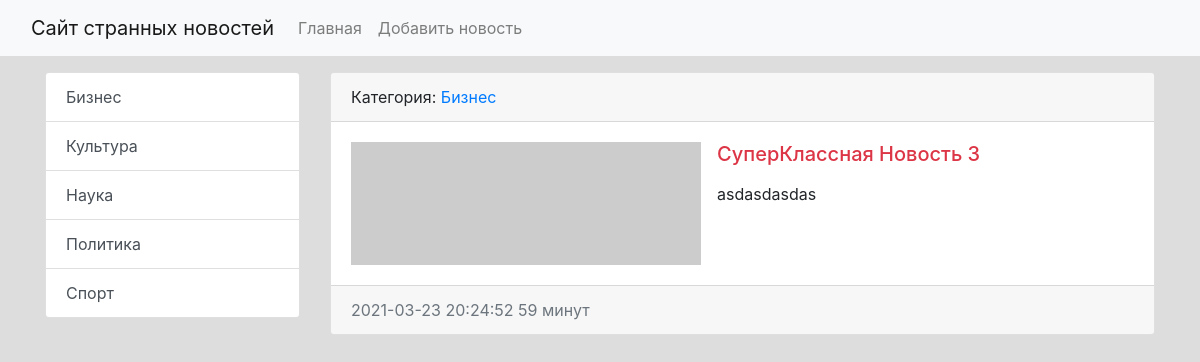
Screenshot of /news/18/ with the database file from the repository.
### news/models.py (models this page shows, shortened)
class Category(models.Model):
    title = models.CharField(max_length=150, db_index=True, verbose_name='Наименование категории')
    def get_absolute_url(self):
        return reverse('category', kwargs={"category_id": self.pk})
    def __str__(self):
        return self.title
    class Meta:
        verbose_name = 'Категория'
        verbose_name_plural = 'Категории'
        ordering = ['title']

class News(models.Model):
    title = models.CharField(max_length=150, verbose_name='Наименование')
    content = models.TextField(blank=True, verbose_name='Контент')
    created_at = models.DateTimeField(auto_now_add=True, verbose_name='Дата публикации')
    updated_at = models.DateTimeField(auto_now=True, verbose_name='Обновлено')
    photo = models.ImageField(upload_to='photos/%Y/%m/%d/', verbose_name='Фото', blank=True)
    is_published = models.BooleanField(default=True, verbose_name='Опубликовано')
    category = models.ForeignKey('Category', on_delete=models.PROTECT, verbose_name='Категория')
    class Meta:
        verbose_name = 'Новость'
        verbose_name_plural = 'Новости'
        ordering = ['-created_at']

### news/views.py (the view)
# urls.py: path('news/<int:pk>/', ViewNews.as_view(), name='view_news'),
class ViewNews(DetailView):
    model = News
    context_object_name = 'news_item'

### news/templatetags/news_tags.py (called while the page is built)
@register.inclusion_tag('news/list_categories.html')
def show_categories(arg1='Hello', arg2='world'):
    categories = Category.objects.all()
    return {"categories": categories, "arg1": arg1, "arg2": arg2}

### news/templates/news/news_detail.html (shortened to what this page needs)
{% extends 'base.html' %}
{% block sidebar %}
{% include 'inc/_sidebar.html' %}
{% endblock %}
{% block content %}
<div class="card mb-3">
    <div class="card-header">
        Категория: <a href="{{ news_item.category.get_absolute_url }}">{{ news_item.category }}</a>
    </div>
    <div class="card-body">
        {% if news_item.photo %}
        <img src="{{ news_item.photo.url }}" alt="" width="350" class="float-left mr-3">
        {% else %}
        <img src="https://picsum.photos/id/998/350/235/?blur=2" width="350" alt="" class="float-left mr-3">
        {% endif %}
        <h5 class="card-title {% cycle 'text-danger' 'text-success' %}">{{ news_item.title }}</h5>
        <p class="card-text">{{ news_item.content|linebreaks }}</p>
    </div>
    <div class="card-footer text-muted">
        {{ news_item.created_at|date:"Y-m-d H:i:s" }}
        {{ news_item.created_at|timesince }}
    </div>
</div>
{% endblock %}

### news/templates/news/list_categories.html
<div class="list-group">
    {% for item in categories %}
    <a href="{{ item.get_absolute_url }}" class="list-group-item list-group-item-action">{{item.title}}</a>
    {% endfor %}
</div>

### mysite/static/css/style.css (style rules this page uses)
body { background-color: #ddd; }

### rows the page displays
Category: title "Бизнес"
Category: title "Культура"
Category: title "Наука"
Category: title "Политика"
Category: title "Спорт"
News: category "Бизнес", title "СуперКлассная Новость 3", content "asdasdasdas", created_at "2021-03-23 20:24:52", created_at "59 минут"
